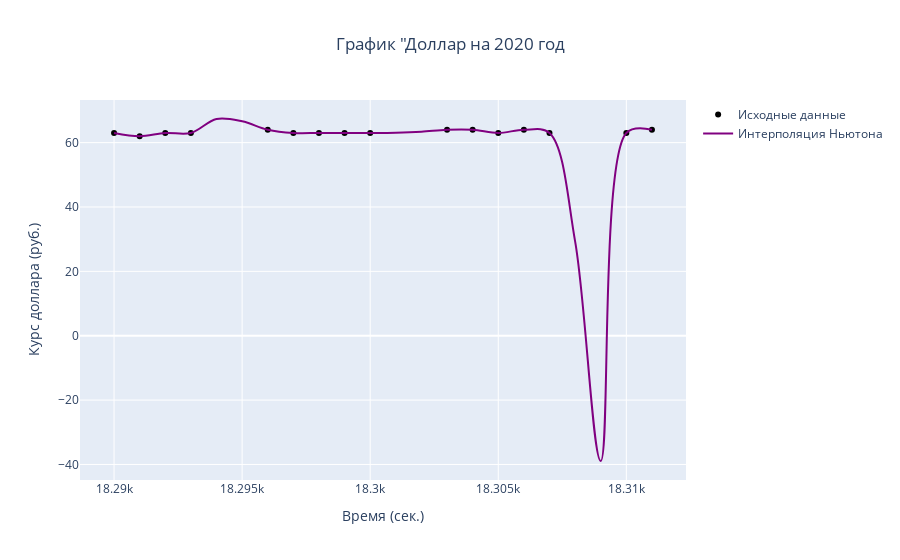

This figure's notebook cell:
### Code cell
# Интерполяция Ньютона
X_Nuton = 0
Y_Nuton = 0
#усредняем У для одинаковых Х
#df_main = df.groupby('battery_power')['clock_speed'].mean().reset_index()

#выбор данных для интерполяции
# Функция для вычисления разделенных разностей
def divided_differences(x, y):
    n = len(x)
    f = np.zeros((n, n))
    f[:, 0] = y
    for j in range(1, n):
        for i in range(n - j):
            f[i][j] = (f[i + 1][j - 1] - f[i][j - 1]) / (x[i + j] - x[i])
    return f[0, :]

# Вычисление интерполирующего полинома Ньютона
def newton_interpolation(x, y, x_interp):
    f = divided_differences(x, y)
    n = len(x)
    result = f[0]
    for i in range(1, n):
        term = f[i]
        for j in range(i):
            term *= (x_interp - x[j])
        result += term
    return result


X_Nuton = np.arange(min(x), max(x)+1, 1)
Y_Nuton = newton_interpolation(x,y, X_Nuton)

fig = go.Figure()

#точки
fig.add_trace(go.Scatter(
    x = x,
    y = y,
    mode = 'markers',
    name = 'Исходные данные',
    marker=dict(color = 'black', symbol = 'circle'))
)

# Интер. Ньютона график
fig.add_trace(go.Scatter(
    x = X_Nuton,
    y = Y_Nuton,
    mode = 'lines',
    name = 'Интерполяция Ньютона',
    line = dict(color = 'purple', shape = 'spline')) #shape - для сглаживания
)

fig.update_xaxes(title_text="Время (дн.)")
fig.update_yaxes(title_text="Курс доллара (руб.)")
fig.update_layout(title_text='График "Доллар на 2020 год', title_x =0.5)
fig.show()

### Figure 1 — Plotly figure (JSON) as saved in the notebook; plotly's stock layout.template omitted (floating-point values rounded to 4 significant figures)
{"data": [{"marker": {"color": "black", "symbol": "circle"}, "mode": "markers", "name": "Исходные данные", "type": "scatter", "x": [18290, 18291, 18292, 18293, 18296, 18297, 18298, 18299, 18300, 18303, 18304, 18305, 18306, 18307, 18310, 18311], "y": [63, 62, 63, 63, 64, 63, 63, 63, 63, 64, 64, 63, 64, 63, 63, 64]}, {"line": {"color": "purple", "shape": "spline"}, "mode": "lines", "name": "Интерполяция Ньютона", "type": "scatter", "x": [18290, 18291, 18292, 18293, 18294, 18295, 18296, 18297, 18298, 18299, 18300, 18301, 18302, 18303, 18304, 18305, 18306, 18307, 18308, 18309, 18310, 18311], "y": [63, 62, 63, 63, 67.35, 66.63, 64, 63.0, 63.0, 63.0, 63.0, 63.07, 63.37, 64.0, 64.0, 63.0, 64.0, 63.0, 29.34, -38.92, 63.0, 64.0]}], "layout": {"title": {"text": "График \"Доллар на 2020 год", "x": 0.5}, "xaxis": {"title": {"text": "Время (сек.)"}}, "yaxis": {"title": {"text": "Курс доллара (руб.)"}}}}
